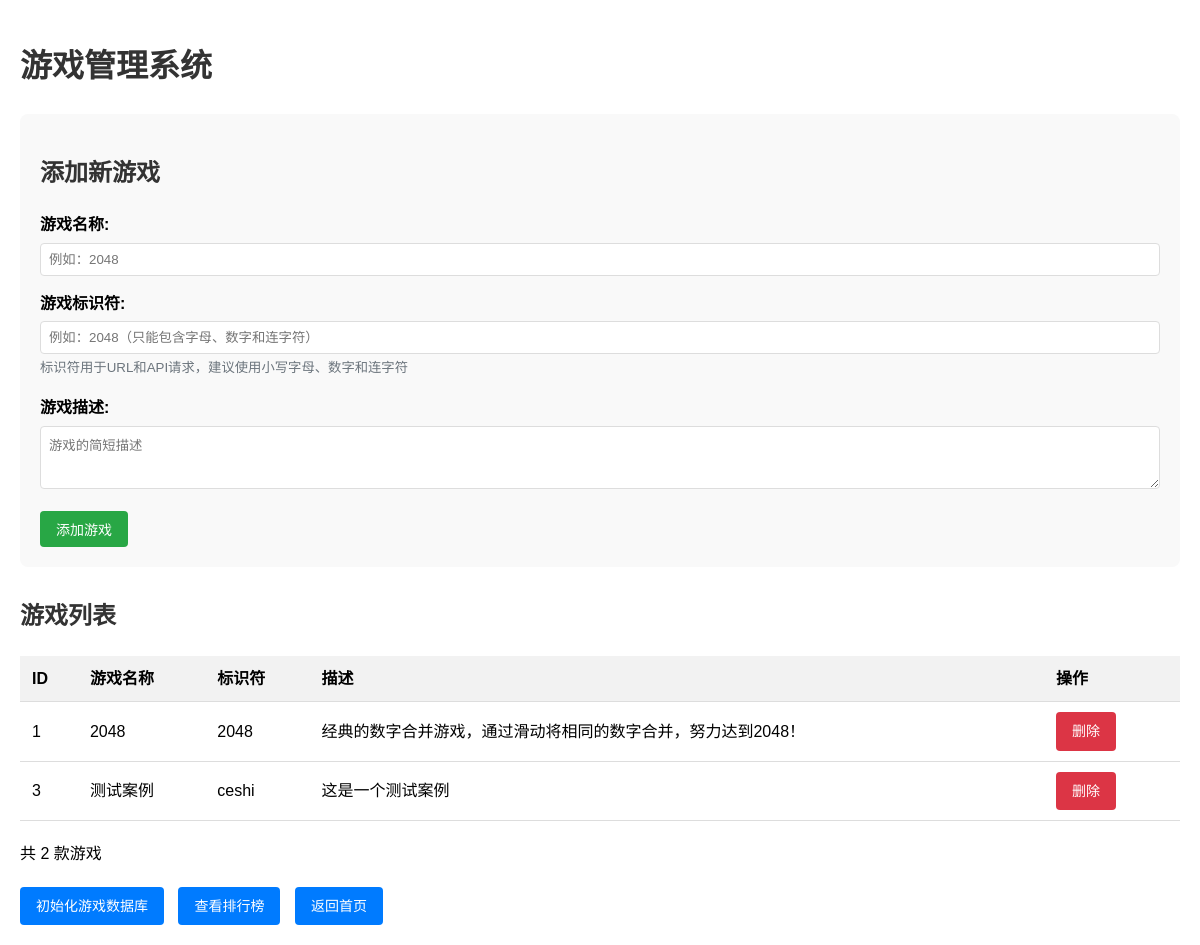
The page /list_games.php on the database its author committed.
### tables this page shows
CREATE TABLE games (
        id INTEGER PRIMARY KEY AUTOINCREMENT,
        name VARCHAR(50) NOT NULL UNIQUE,
        description TEXT,
        slug VARCHAR(50) NOT NULL UNIQUE
    );

### list_games.php (the view, shortened to what this page needs)
<?php
$dbFile = __DIR__ . '/subscribers.db';
$isCommandLine = (php_sapi_name() === 'cli');
try {
    $db = new PDO('sqlite:' . $dbFile);
    $db->setAttribute(PDO::ATTR_ERRMODE, PDO::ERRMODE_EXCEPTION);
    $stmt = $db->query("SELECT id, name, slug, description FROM games ORDER BY id");
    $games = $stmt->fetchAll(PDO::FETCH_ASSOC);
    if ($isCommandLine) {
        if (empty($games)) {
            echo "没有找到游戏记录\n";
        } else {
            echo "ID\t游戏名称\t标识符\t描述\n";
            echo "--------------------------------------\n";
            foreach ($games as $game) {
                echo "{$game['id']}\t{$game['name']}\t{$game['slug']}\t{$game['description']}\n";
            }
            echo "共 " . count($games) . " 款游戏\n";
        }
    } else {
        echo '<!DOCTYPE html>
<html lang="zh-CN">
<head>
</head>
<body>
    <h1>游戏管理系统</h1>';
        echo '<div class="form-container">
            <h2>添加新游戏</h2>
            <form method="post" action="list_games.php">
                <div class="form-group">
                    <label for="name">游戏名称:</label>
                    <input type="text" id="name" name="name" class="form-control" required placeholder="例如：2048">
                </div>
                <div class="form-group">
                    <label for="slug">游戏标识符:</label>
                    <input type="text" id="slug" name="slug" class="form-control" required placeholder="例如：2048（只能包含字母、数字和连字符）">
                    <small style="color: #6c757d;">标识符用于URL和API请求，建议使用小写字母、数字和连字符</small>
                </div>
                <div class="form-group">
                    <label for="description">游戏描述:</label>
                    <textarea id="description" name="description" class="form-control" rows="3" placeholder="游戏的简短描述"></textarea>
                </div>
                <button type="submit" name="add_game" class="btn btn-success">添加游戏</button>
            </form>
        </div>';
        if (empty($games)) {
            echo '<div class="empty-message">没有找到游戏记录</div>';
        } else {
            echo '<h2>游戏列表</h2>
            <table>
                <thead>
                    <tr>
                        <th>ID</th>
                        <th>游戏名称</th>
                        <th>标识符</th>
                        <th>描述</th>
                        <th>操作</th>
                    </tr>
                </thead>
                <tbody>';
            foreach ($games as $game) {
                echo '<tr>
                    <td>' . htmlspecialchars($game['id']) . '</td>
                    <td>' . htmlspecialchars($game['name']) . '</td>
                    <td>' . htmlspecialchars($game['slug']) . '</td>
                    <td>' . htmlspecialchars($game['description']) . '</td>
                    <td>
                        <a href="list_games.php?delete=' . htmlspecialchars($game['id']) . '" class="btn btn-danger btn-sm">删除</a>
                    </td>
                </tr>';
            }
            echo '</tbody>
            </table>
            <p>共 ' . count($games) . ' 款游戏</p>';
        }
        echo '<div class="actions">
            <a href="init_game_db.php" class="btn">初始化游戏数据库</a>
            <a href="../user/leaderboard.html" class="btn">查看排行榜</a>
            <a href="/" class="btn">返回首页</a>
        </div>
    </body>
</html>';
    }
} catch (PDOException $e) {
    $errorMsg = "数据库错误: " . $e->getMessage();
    if ($isCommandLine) {
        die($errorMsg . "\n");
    } else {
        die($errorMsg);
    }
}
?>

### list_games.php (style rules this page uses)
body { font-family: Arial, sans-serif; margin: 20px; line-height: 1.6; max-width: 1200px; margin: 0 auto; padding: 20px; }
h1, h2 { color: #333; }
table { width: 100%; border-collapse: collapse; margin-top: 20px; margin-bottom: 20px; }
th, td { padding: 10px 12px; text-align: left; border-bottom: 1px solid #ddd; }
th { background-color: #f2f2f2; font-weight: bold; }
.actions { margin-top: 20px; }
.btn { display: inline-block; margin-right: 10px; padding: 8px 16px; background-color: #007bff; color: white; text-decoration: none; border-radius: 4px; border: none; cursor: pointer; font-size: 14px; }
.btn-danger { background-color: #dc3545; }
.btn-success { background-color: #28a745; }
.form-container { background-color: #f9f9f9; padding: 20px; border-radius: 8px; margin-bottom: 30px; }
.form-group { margin-bottom: 15px; }
.form-group label { display: block; margin-bottom: 5px; font-weight: bold; }
.form-control { width: 100%; padding: 8px; border: 1px solid #ddd; border-radius: 4px; box-sizing: border-box; }

### rows shown on the page
games: id "1", name "2048", slug "2048", description "经典的数字合并游戏，通过滑动将相同的数字合并，努力达到2048！"
games: id "3", name "测试案例", slug "ceshi", description "这是一个测试案例"

### other values the page prints
count($games) "2"
